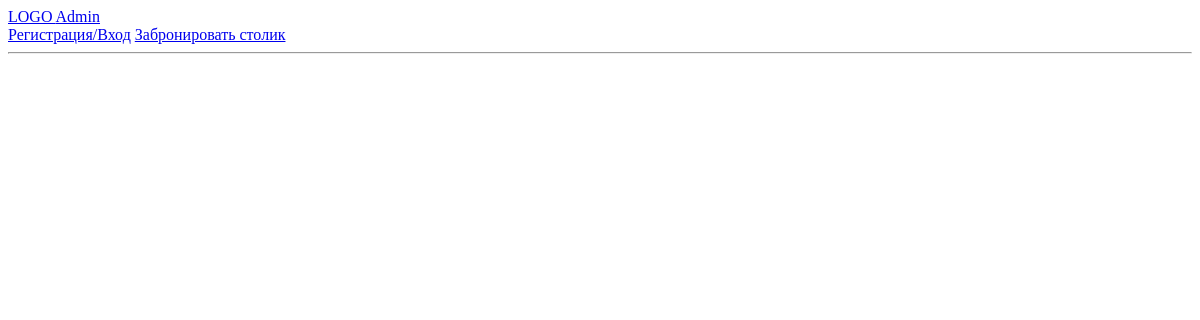
/games, run on an earlier commit of the app's database.
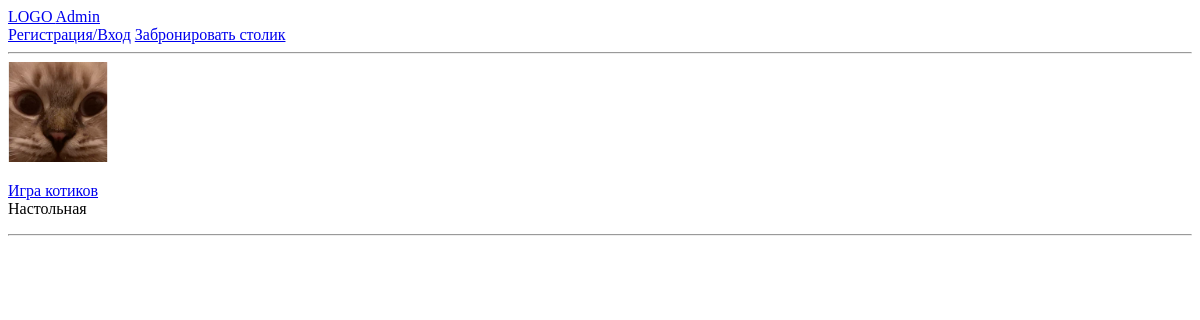
And on a later commit of the database.
### base/models.py (models this page shows, shortened)
class GamesModel(models.Model):
    game_name = models.CharField(max_length=200, null=True)
    game_type = models.CharField(max_length=50, null=True)
    bio = models.TextField(null=True, blank=True)
    image = models.ImageField(null=True, blank=True, default='avatar.svg')

### base/views.py (the view)
# urls.py: path('games', views.gamesPage , name='games'),
def gamesPage(request):
    games = GamesModel.objects.all()
    context = {
        'games': games
    }
    return render(request, 'base/games.html', context)

### base/templates/base/games.html (shortened to what this page needs)
{% extends 'base.html' %}
{% block content %}
<div class="games-container">
    {% for game in games %}
        <div class="image image--small active">
            <img src="{{ game.image.url }}" width="100" height="100"/>
        </div>
        <p><a href="{% url 'singlegame' game.id %}">{{ game.game_name }}</a>  <br>
            {{ game.game_type }}
            <hr>
        </p>
    {% endfor %}
</div>
{% endblock %}

### templates/base.html (shortened to what this page needs)
<!DOCTYPE html>
{% load static %}
<html lang="ru">
<head>
</head>
<body>
    {% include 'navbar.html' %}
    {% block content %}
    {% endblock %}
</body>
</html>

### templates/navbar.html (shortened to what this page needs)
<head>
    <a href="/">
        LOGO
    </a>
    <a href='admin'>Admin</a> <br>
    {% if request.user.is_authenticated %}
        <a href="{% url 'check_reservations' %}">Просмотр резервов</a>
        <a href="{% url 'logout' %}">Выход</a>
    {% else %}
        <a href="{% url 'login' %}">Регистрация/Вход</a>
    {% endif %}
    <a href="{% url 'make_order' 1 %}">Забронировать столик</a>
    <hr>
</head>

What changed in the data, as far as the page shows it:
added GamesModel: image (picture), game_name "Игра котиков", game_type "Настольная"
